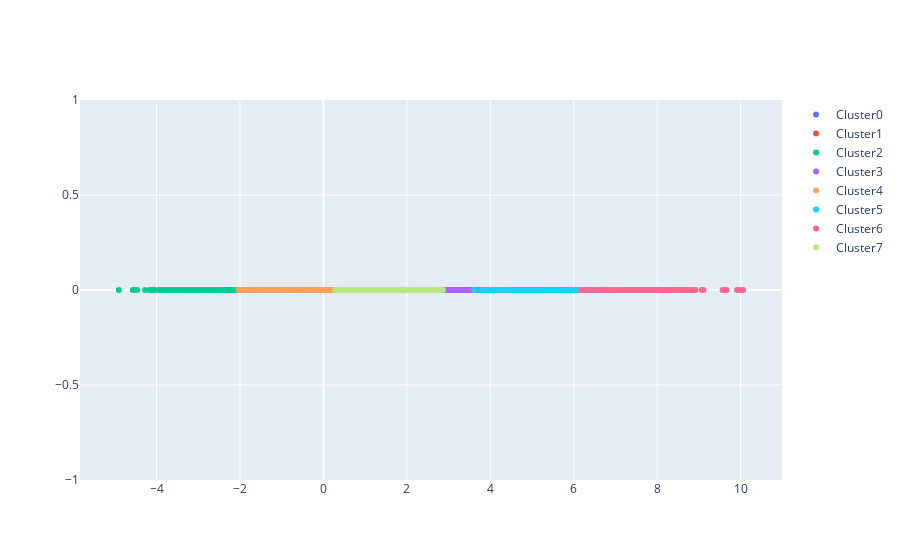

Notebook source saved alongside this figure:
### Code cell
fig = go.Figure()
names = ["Cluster" + str(x) for x in set(predict)]
clusters = [cluster0,cluster1,cluster2,cluster3,cluster4,cluster5,cluster6,cluster7]
for cluster, name in zip(clusters,names):
    fig.add_trace(go.Scatter(
                        x = cluster["PC1_1d"],
                        y = cluster["dummy"],
                        mode = "markers",
                        name = name,
                        text = None))
fig.show()

### Figure 1 — Plotly figure (JSON) as saved in the notebook; plotly's stock layout.template omitted (floating-point values rounded to 4 significant figures; data arrays with more than 128 entries replaced by an {"elided": "..."} marker saying what was removed)
{"data": [{"mode": "markers", "name": "Cluster0", "type": "scatter", "x": {"elided": "1067 float values"}, "y": {"elided": "1067 int values"}}, {"mode": "markers", "name": "Cluster1", "type": "scatter", "x": {"elided": "298 float values"}, "y": {"elided": "298 int values"}}, {"mode": "markers", "name": "Cluster2", "type": "scatter", "x": {"elided": "1453 float values"}, "y": {"elided": "1453 int values"}}, {"mode": "markers", "name": "Cluster3", "type": "scatter", "x": {"elided": "517 float values"}, "y": {"elided": "517 int values"}}, {"mode": "markers", "name": "Cluster4", "type": "scatter", "x": {"elided": "755 float values"}, "y": {"elided": "755 int values"}}, {"mode": "markers", "name": "Cluster5", "type": "scatter", "x": {"elided": "129 float values"}, "y": {"elided": "129 int values"}}, {"mode": "markers", "name": "Cluster6", "type": "scatter", "x": [7.965, 8.748, 8.754, 7.788, 8.657, 7.721, 7.156, 8.183, 8.606, 7.872, 7.508, 7.354, 8.061, 8.485, 7.782, 9.068, 8.031, 10.06, 8.789, 7.291, 8.549, 7.103, 6.198, 9.631, 6.814, 8.346, 8.521, 8.159, 7.013, 6.174, 7.27, 7.039, 9.111, 7.992, 7.091, 7.278, 7.894, 6.553, 6.88, 6.382, 6.313, 8.296, 6.587, 6.505, 6.758, 8.777, 7.629, 6.366, 7.191, 6.594, 8.337, 7.59, 7.643, 6.265, 6.652, 7.439, 7.642, 6.593, 6.585, 8.879, 6.778, 6.9, 7.527, 6.75, 7.213, 8.918, 8.407, 7.625, 7.795, 6.371, 7.627, 7.523, 7.152, 9.663, 9.911, 7.966, 8.375, 7.621, 7.657, 7.343, 6.301, 6.741, 7.497, 9.983, 8.239, 7.114, 7.908, 6.51, 7.033, 7.255, 7.012, 9.565, 7.764, 8.653, 7.598, 7.655, 8.176, 8.137, 7.03, 7.411, 7.527, 7.523, 8.817, 7.811, 6.573, 7.849], "y": [0, 0, 0, 0, 0, 0, 0, 0, 0, 0, 0, 0, 0, 0, 0, 0, 0, 0, 0, 0, 0, 0, 0, 0, 0, 0, 0, 0, 0, 0, 0, 0, 0, 0, 0, 0, 0, 0, 0, 0, 0, 0, 0, 0, 0, 0, 0, 0, 0, 0, 0, 0, 0, 0, 0, 0, 0, 0, 0, 0, 0, 0, 0, 0, 0, 0, 0, 0, 0, 0, 0, 0, 0, 0, 0, 0, 0, 0, 0, 0, 0, 0, 0, 0, 0, 0, 0, 0, 0, 0, 0, 0, 0, 0, 0, 0, 0, 0, 0, 0, 0, 0, 0, 0, 0, 0]}, {"mode": "markers", "name": "Cluster7", "type": "scatter", "x": {"elided": "675 float values"}, "y": {"elided": "675 int values"}}], "layout": {}}
